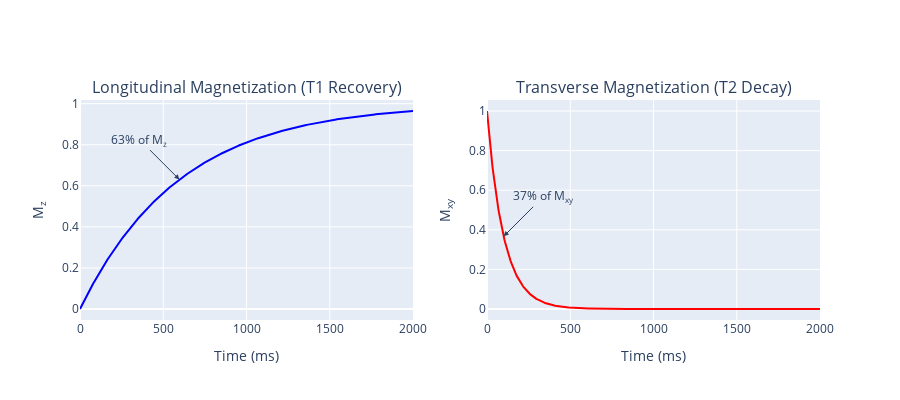

The notebook cell this image was saved under:
### Markdown cell above
## Figure 2.1 - Relaxation curves (T1 recovery and T2 decay)

### Code cell
# defining values for T1 and T2
T1 = 600  # ms
T2 = 100  # ms
M0 = 1.0
t = np.linspace(0, 2000, 500)  #ms

# functions for T1 recovery and T2 decay
Mz = M0 * (1 - np.exp(-t / T1))       # T1 recovery
Mxy = M0 * np.exp(-t / T2)            # T2 decay

# creating the subplots, adding title, graphs
fig = make_subplots(
    rows=1, cols=2,
    subplot_titles=("Longitudinal Magnetization (T1 Recovery)", "Transverse Magnetization (T2 Decay)")
)

fig.add_trace(
    go.Scatter(x=t, y=Mz, mode='lines', line=dict(color='blue')),
    row=1, col=1
)

fig.add_trace(
    go.Scatter(x=t, y=Mxy, mode='lines', line=dict(color='red')),
    row=1, col=2
)

T1_idx = np.abs(Mz - 0.63 * M0).argmin()
T2_idx = np.abs(Mxy - 0.37 * M0).argmin()

# annotations indicating 63% of M_z and 37% of M_xy
fig.add_annotation(
    x=t[T1_idx], y=Mz[T1_idx],
    text="63% of M<sub>z</sub>",
    showarrow=True,
    arrowhead=2,
    ax=-40, ay=-40,
    xref="x1", yref="y1"
)

fig.add_annotation(
    x=t[T2_idx], y=Mxy[T2_idx],
    text="37% of M<sub>xy</sub>",
    showarrow=True,
    arrowhead=2,
    ax=40, ay=-40,
    xref="x2", yref="y2"
)

# x and y axis titles
fig.update_xaxes(title_text="Time (ms)", row=1, col=1)
fig.update_yaxes(title_text="M<sub>z</sub>", row=1, col=1)
fig.update_xaxes(title_text="Time (ms)", row=1, col=2)
fig.update_yaxes(title_text="M<sub>xy</sub>", row=1, col=2)

fig.update_layout(
    height=400, width=900,
    showlegend=False
)

fig.show()

### Figure 1 — Plotly figure (JSON) as saved in the notebook; plotly's stock layout.template omitted (floating-point values rounded to 4 significant figures; data arrays with more than 128 entries replaced by an {"elided": "..."} marker saying what was removed)
{"data": [{"line": {"color": "blue"}, "mode": "lines", "type": "scatter", "x": {"elided": "500 float values"}, "xaxis": "x", "y": {"elided": "500 float values"}, "yaxis": "y"}, {"line": {"color": "red"}, "mode": "lines", "type": "scatter", "x": {"elided": "500 float values"}, "xaxis": "x2", "y": {"elided": "500 float values"}, "yaxis": "y2"}], "layout": {"annotations": [{"font": {"size": 16}, "showarrow": false, "text": "Longitudinal Magnetization (T1 Recovery)", "x": 0.225, "xanchor": "center", "xref": "paper", "y": 1, "yanchor": "bottom", "yref": "paper"}, {"font": {"size": 16}, "showarrow": false, "text": "Transverse Magnetization (T2 Decay)", "x": 0.775, "xanchor": "center", "xref": "paper", "y": 1, "yanchor": "bottom", "yref": "paper"}, {"arrowhead": 2, "ax": -40, "ay": -40, "showarrow": true, "text": "63% of M<sub>z</sub>", "x": 597.2, "xref": "x", "y": 0.6304, "yref": "y"}, {"arrowhead": 2, "ax": 40, "ay": -40, "showarrow": true, "text": "37% of M<sub>xy</sub>", "x": 100.2, "xref": "x2", "y": 0.3671, "yref": "y2"}], "height": 400, "showlegend": false, "width": 900, "xaxis": {"anchor": "y", "domain": [0, 0.45], "title": {"text": "Time (ms)"}}, "xaxis2": {"anchor": "y2", "domain": [0.55, 1], "title": {"text": "Time (ms)"}}, "yaxis": {"anchor": "x", "domain": [0, 1], "title": {"text": "M<sub>z</sub>"}}, "yaxis2": {"anchor": "x2", "domain": [0, 1], "title": {"text": "M<sub>xy</sub>"}}}}
